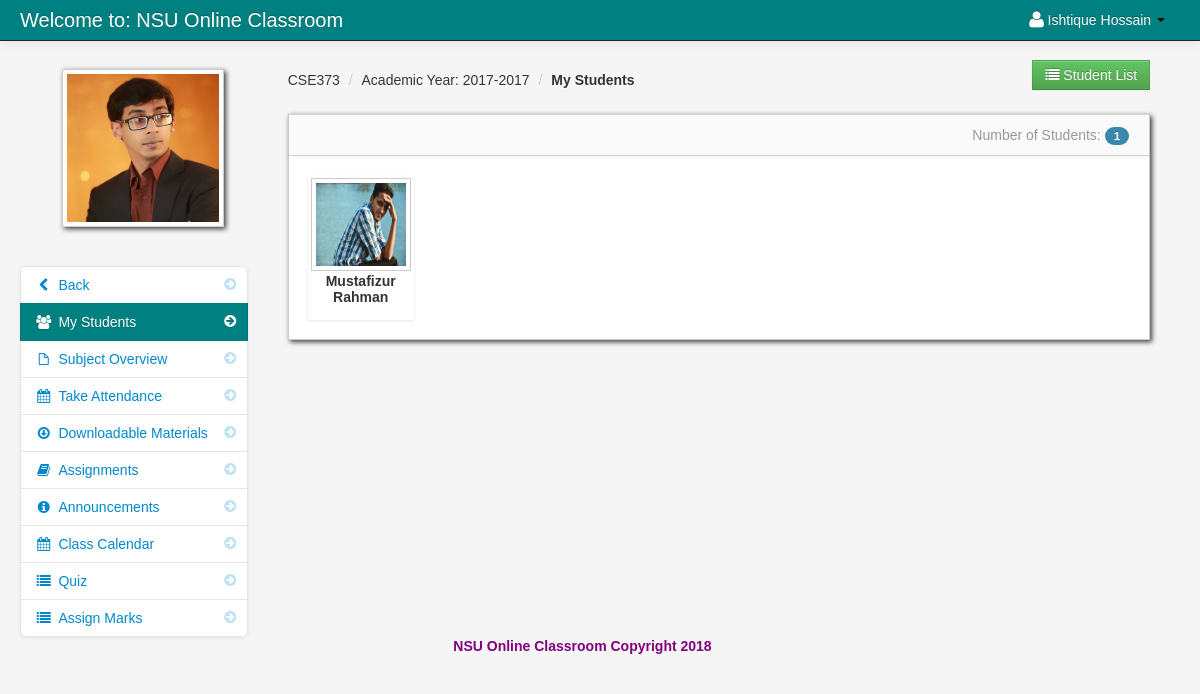
The page /my_students.php?id=13 (signed in) on the database its author committed.
### tables this page shows
CREATE TABLE `teacher` (
  `teacher_id` int(11) NOT NULL,
  `username` varchar(100) NOT NULL,
  `password` varchar(200) NOT NULL,
  `firstname` varchar(100) NOT NULL,
  `lastname` varchar(100) NOT NULL,
  `department_id` int(11) NOT NULL,
  `location` varchar(200) NOT NULL,
  `about` varchar(500) NOT NULL,
  `teacher_status` varchar(20) NOT NULL,
  `teacher_stat` varchar(100) NOT NULL
);

CREATE TABLE `teacher_class` (
  `teacher_class_id` int(11) NOT NULL,
  `teacher_id` int(11) NOT NULL,
  `class_id` int(11) NOT NULL,
  `semester` varchar(100) NOT NULL,
  `thumbnails` varchar(100) NOT NULL,
  `school_year` varchar(100) NOT NULL,
  `class_title` varchar(100) NOT NULL,
  `description` longtext NOT NULL,
  `Credit` int(11) NOT NULL,
  `Pre_req` varchar(100) NOT NULL
);

CREATE TABLE `class` (
  `class_id` int(11) NOT NULL,
  `class_name` varchar(100) NOT NULL
);

CREATE TABLE `teacher_class_student` (
  `teacher_class_student_id` int(11) NOT NULL,
  `teacher_class_id` int(11) NOT NULL,
  `student_id` int(11) NOT NULL,
  `teacher_id` int(11) NOT NULL,
  `Present` int(30) NOT NULL DEFAULT '0',
  `Absent` int(30) NOT NULL DEFAULT '0',
  `Late` int(30) NOT NULL DEFAULT '0',
  `Sick` int(30) NOT NULL DEFAULT '0'
);

CREATE TABLE `student` (
  `student_id` int(11) NOT NULL,
  `firstname` varchar(100) NOT NULL,
  `lastname` varchar(100) NOT NULL,
  `class_id` int(11) NOT NULL,
  `username` varchar(100) NOT NULL,
  `password` varchar(100) NOT NULL,
  `email` varchar(100) NOT NULL,
  `contact_number` int(12) NOT NULL,
  `location` varchar(100) NOT NULL,
  `status` varchar(100) NOT NULL
);

### session.php (called while the page is built, shortened)
<?php
$session_id=$_SESSION['id'];
?>

### my_students.php (the view)
<?php include('header_dashboard.php'); ?>
<?php include('session.php'); ?>
<?php $get_id = $_GET['id']; ?>
    <body>
		<?php include('navbar_teacher.php'); ?>
        <div class="container-fluid">
            <div class="row-fluid">
				<?php include('class_sidebar.php'); ?>
                <div class="span9" id="content">
                     <div class="row-fluid">
						<div class="pull-right">
							<a onclick="window.open('print_student.php<?php echo '?id='.$get_id; ?>')"  class="btn btn-success"><i class="icon-list"></i> Student List</a>
						</div>
						<?php include('my_students_breadcrums.php'); ?>
                        <div id="block_bg" class="block">
                            <div class="navbar navbar-inner block-header">
                                <div id="" class="muted pull-right">
								<?php
								$my_student = mysql_query("SELECT * FROM teacher_class_student
														LEFT JOIN student ON student.student_id = teacher_class_student.student_id
														INNER JOIN class ON class.class_id = student.class_id where teacher_class_id = '$get_id' order by lastname ")or die(mysql_error());
								$count_my_student = mysql_num_rows($my_student);?>
								Number of Students: <span class="badge badge-info"><?php echo $count_my_student; ?></span>
								</div>
                            </div>
                            <div class="block-content collapse in">
                                <div class="span12">
									<ul	 id="da-thumbs" class="da-thumbs">
										    <?php
														$my_student = mysql_query("SELECT * FROM teacher_class_student
														LEFT JOIN student ON student.student_id = teacher_class_student.student_id
														INNER JOIN class ON class.class_id = student.class_id where teacher_class_id = '$get_id' order by lastname ")or die(mysql_error());
														while($row = mysql_fetch_array($my_student)){
														$id = $row['teacher_class_student_id'];
														?>
											<li id="del<?php echo $id; ?>">
													<?php $id = $row['student_id']; ?>
													<a href="student_info.php<?php echo '?id='.$id; ?>">
															<img id="student_avatar_class" src ="admin/<?php echo $row['location'] ?>" width="124" height="140" class="img-polaroid">
													</a>
													<p class="class"><?php echo $row['firstname']; ?></p>
													<p class="subject"><?php echo $row['lastname'];?></p>
											</li>
											<?php } ?>
									</ul>
                                </div>
                            </div>
                        </div>
                    </div>
                </div>
            </div>
		<?php include('footer.php'); ?>
        </div>
		<?php include('script.php'); ?>
    </body>
</html>

### navbar_teacher.php (shortened to what this page needs)
	<div class="navbar navbar-fixed-top navbar-inverse">
           <div class="navbar-inner">
               <div class="container-fluid">
                   <a class="brand" href="#">Welcome to: NSU Online Classroom</a>
							<div class="nav-collapse collapse">
								<ul class="nav pull-right">
												<?php $query= mysql_query("select * from teacher where teacher_id = '$session_id'")or die(mysql_error());
														$row = mysql_fetch_array($query);
												?>
												<li class="dropdown">
													<a href="#" role="button" class="dropdown-toggle" data-toggle="dropdown"> <i class="icon-user icon-large"></i><?php echo $row['firstname']." ".$row['lastname'];  ?> <i class="caret"></i></a>
												</li>
								</ul>
							</div>
               </div>
           </div>
</div>

### class_sidebar.php
<div class="span3" id="sidebar">
	<img id="avatar" src="admin/<?php echo $row['location']; ?>" class="img-polaroid">
			<ul class="nav nav-list bs-docs-sidenav nav-collapse collapse">
				<li class=""><a href="dasboard_teacher.php"><i class="icon-chevron-right"></i><i class="icon-chevron-left"></i>&nbsp;Back</a></li>
				<li class="active"><a href="my_students.php<?php echo '?id='.$get_id; ?>"><i class="icon-chevron-right"></i><i class="icon-group"></i>&nbsp;My Students</a></li>
				<li class=""><a href="subject_overview.php<?php echo '?id='.$get_id; ?>"><i class="icon-chevron-right"></i><i class="icon-file"></i>&nbsp;Subject Overview</a></li>
				<li class=""><a href="take_attendance.php<?php echo '?id='.$get_id; ?>"><i class="icon-chevron-right"></i><i class="icon-calendar"></i>&nbsp;Take Attendance</a></li>
				<li class=""><a href="downloadable.php<?php echo '?id='.$get_id; ?>"><i class="icon-chevron-right"></i><i class="icon-download"></i>&nbsp;Downloadable Materials</a></li>
				<li class=""><a href="assignment.php<?php echo '?id='.$get_id; ?>"><i class="icon-chevron-right"></i><i class="icon-book"></i>&nbsp;Assignments</a></li>
				<li class=""><a href="announcements.php<?php echo '?id='.$get_id; ?>"><i class="icon-chevron-right"></i><i class="icon-info-sign"></i>&nbsp;Announcements</a></li>
				<li class=""><a href="class_calendar.php<?php echo '?id='.$get_id; ?>"><i class="icon-chevron-right"></i><i class="icon-calendar"></i>&nbsp;Class Calendar</a></li>
				<li class=""><a href="class_quiz.php<?php echo '?id='.$get_id; ?>"><i class="icon-chevron-right"></i><i class="icon-list"></i>&nbsp;Quiz</a></li>
				<li class=""><a href="create_marks_poll.php<?php echo '?id='.$get_id; ?>"><i class="icon-chevron-right"></i><i class="icon-list"></i>&nbsp;Assign Marks</a></li>
			</ul>
</div>

### my_students_breadcrums.php
<?php $class_query = mysql_query("select * from teacher_class
LEFT JOIN class ON class.class_id = teacher_class.class_id
where teacher_class_id = '$get_id'")or die(mysql_error());
$class_row = mysql_fetch_array($class_query);
?>
<ul class="breadcrumb">
	<li><a href="#"><?php echo $class_row['class_name']; ?></a> <span class="divider">/</span></li>
	<li><a href="#">Academic Year: <?php echo $class_row['school_year']; ?></a> <span class="divider">/</span></li>
	<li><a href="#"><b>My Students</b></a></li>
</ul>

### admin/assets/styles.css (style rules this page uses)
body { padding-top: 60px; padding-bottom: 40px; background-color: #f5f5f5; }
#content { margin-left:0px; }
.breadcrumb { margin: 0 0 0px; padding: 10px 0px; background-color: transparent; }
.block { background: url("../images/pixel-60fff.png") repeat scroll 0 0 rgba(0, 0, 0, 0) !important; border: 1px solid #ccc; background: white; margin: 1em 0em; border-top: none; -webkit-box-shadow: 2px 2px 5px rgba(0, 0, 6, 0.75); -moz-box-shadow: 2px 2px 5px rgba(0, 0, 6, 0.75); box-shadow: 2px 2px 5px rgba(0, 0, 6, 0.75); }
.block-content { margin: 1em; min-height: .25em; }
.block-header { margin-bottom: 0px; border-right: none; border-left: none; -webkit-border-radius: 0px; -moz-border-radius: 0px; border-radius: 0px; }
.block-header div { padding-top: 10px; }
.bs-docs-sidenav { max-width: 228px; margin: 30px 0 0; padding: 0; background-color: #fff; -webkit-border-radius: 6px; -moz-border-radius: 6px; border-radius: 6px; -webkit-box-shadow: 0 1px 4px rgba(0,0,0,.065); -moz-box-shadow: 0 1px 4px rgba(0,0,0,.065); box-shadow: 0 1px 4px rgba(0,0,0,.065); }
.bs-docs-sidenav > li > a { display: block; width: 190px \9; margin: 0 0 -1px; padding: 8px 14px; border: 1px solid #e5e5e5; }
.bs-docs-sidenav > li:first-child > a { -webkit-border-radius: 6px 6px 0 0; -moz-border-radius: 6px 6px 0 0; border-radius: 6px 6px 0 0; }
.bs-docs-sidenav > li:last-child > a { -webkit-border-radius: 0 0 6px 6px; -moz-border-radius: 0 0 6px 6px; border-radius: 0 0 6px 6px; }
.bs-docs-sidenav > .active > a { position: relative; z-index: 2; padding: 9px 15px; border: 0; text-shadow: 0 1px 0 rgba(0,0,0,.15); -webkit-box-shadow: inset 1px 0 0 rgba(0,0,0,.1), inset -1px 0 0 rgba(0,0,0,.1); -moz-box-shadow: inset 1px 0 0 rgba(0,0,0,.1), inset -1px 0 0 rgba(0,0,0,.1); box-shadow: inset 1px 0 0 rgba(0,0,0,.1), inset -1px 0 0 rgba(0,0,0,.1); }
.bs-docs-sidenav .icon-chevron-right { float: right; margin-top: 2px; margin-right: -6px; opacity: .25; }
.bs-docs-sidenav .active .icon-chevron-right, .bs-docs-sidenav .active a:hover .icon-chevron-right { opacity: 1; }

### admin/assets/style.css (style rules this page uses)
.da-thumbs { float: left; list-style: none outside none; margin: 0; padding: 0; position: relative; }
.da-thumbs li { float: left; margin: 5px; padding: 3px; position: relative; box-shadow: 0 1px 3px rgba(0,0,0,0.1); }
.da-thumbs li a, .da-thumbs li a img { display: block; position: relative; }
.da-thumbs li a { overflow: hidden; }
.class { font-family: helvetica !important; font-weight: bold; text-align: center; }
.subject { font-family: helvetica !important; font-weight: bold; text-align: center; margin-top: -14px; }

### rows shown on the page
teacher: firstname "Ishtique", lastname "Hossain", location (picture)
teacher_class: class.class_name "CSE373", school_year "2017-2017"
teacher_class_student: student.location (picture), student.firstname "Mustafizur", student.lastname "Rahman"

### other values the page prints
$count_my_student "1"
